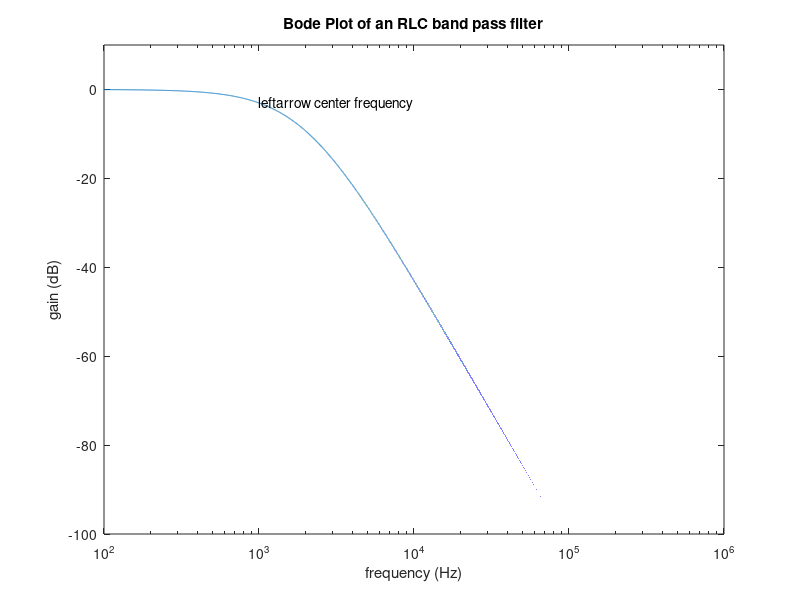

Reproduce this figure in MATLAB.
format short 
format compact

% % Passive filters - low pass
% r1 = 21.48;
% L1 = 1e-3;
% 
% freq_vec = 1e2:1:1e6;
% w = freq_vec * 2 * pi;
% wc = r1/L1;
% 
% gain = 20*log10(wc ./ (j*w + wc));
% 
% figure(1); 
% semilogx(freq_vec, gain);
% text(wc/(2*pi), -3, "\leftarrow cut off frequency");
% xlabel('frequency (Hz)');
% ylabel('gain (dB)');
% title('Bode Plot of an RL low pass filter')

% % Passive filters - band pass
% r1 = 5e3;
% L1 = 50e-3;
% c1 = 50e-9;
% 
% freq_vec = 1e2:1:1e6;
% w = freq_vec * 2 * pi;
% wc = 20e3;
% 
% gain = 20*log10( j*w*L1 ./ (r1*(1-w.*w*L1*c1) + j*w*L1));
% 
% figure(1); 
% semilogx(freq_vec, gain);
% text(wc/(2*pi), 0, "\leftarrow center frequency");
% xlabel('frequency (Hz)');
% ylabel('gain (dB)');
% ylim([-100 10])
% title('Bode Plot of an RLC band pass filter')

% Passive filters - high order pass

r1 = 2.47e3;
r2 = 2.47e3;
c1 = 0.033e-6;

freq_vec = 1e2:1:1e6;
w = freq_vec * 2 * pi;
w0 = 1990*pi;

gain = 20*log10(((-r2/r1) ./(1+j*w*r2*c1)).^3);

figure(1); 
semilogx(freq_vec, gain);
text(w0/(2*pi), -3, "\leftarrow center frequency");
xlabel('frequency (Hz)');
ylabel('gain (dB)');
ylim([-100 10])
title('Bode Plot of an RLC band pass filter')
